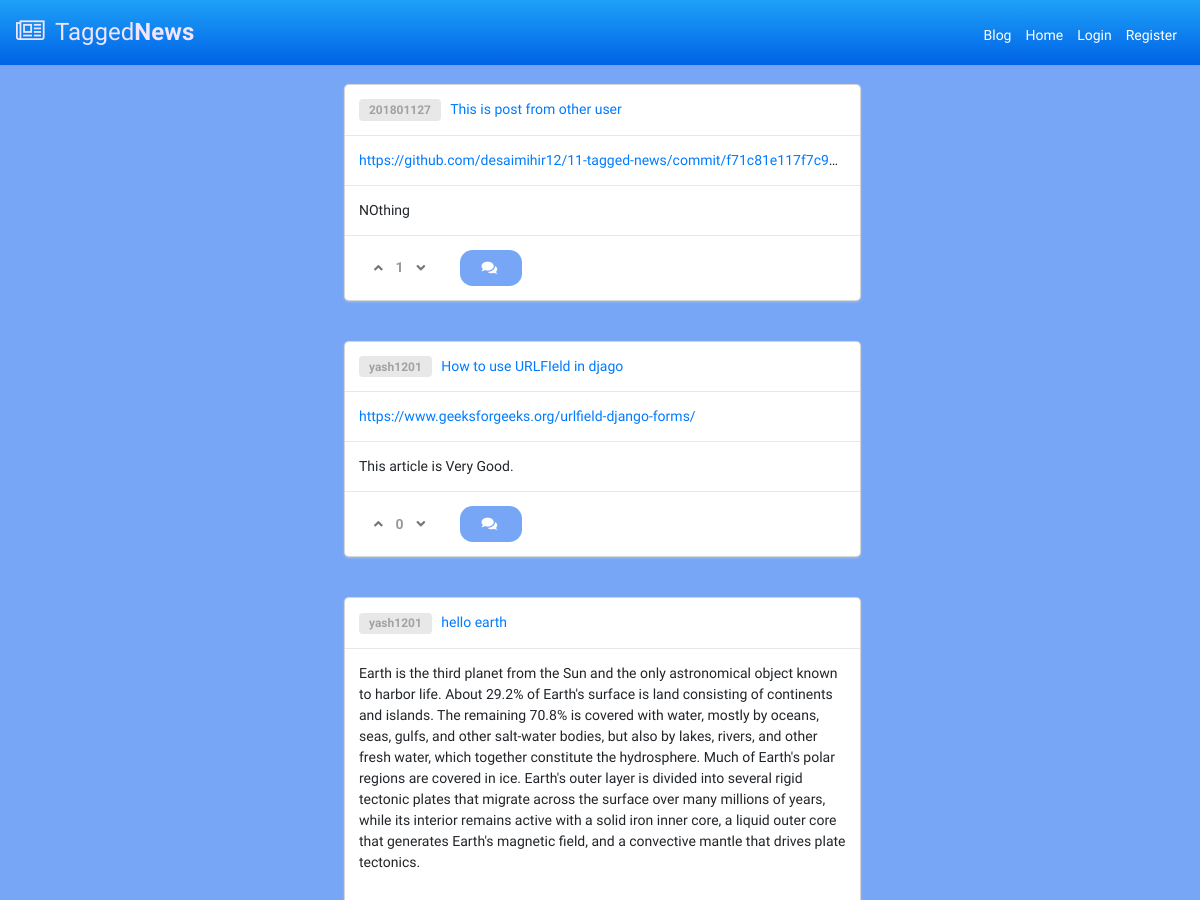
/blog/ (upper part), run on an earlier commit of the app's database.
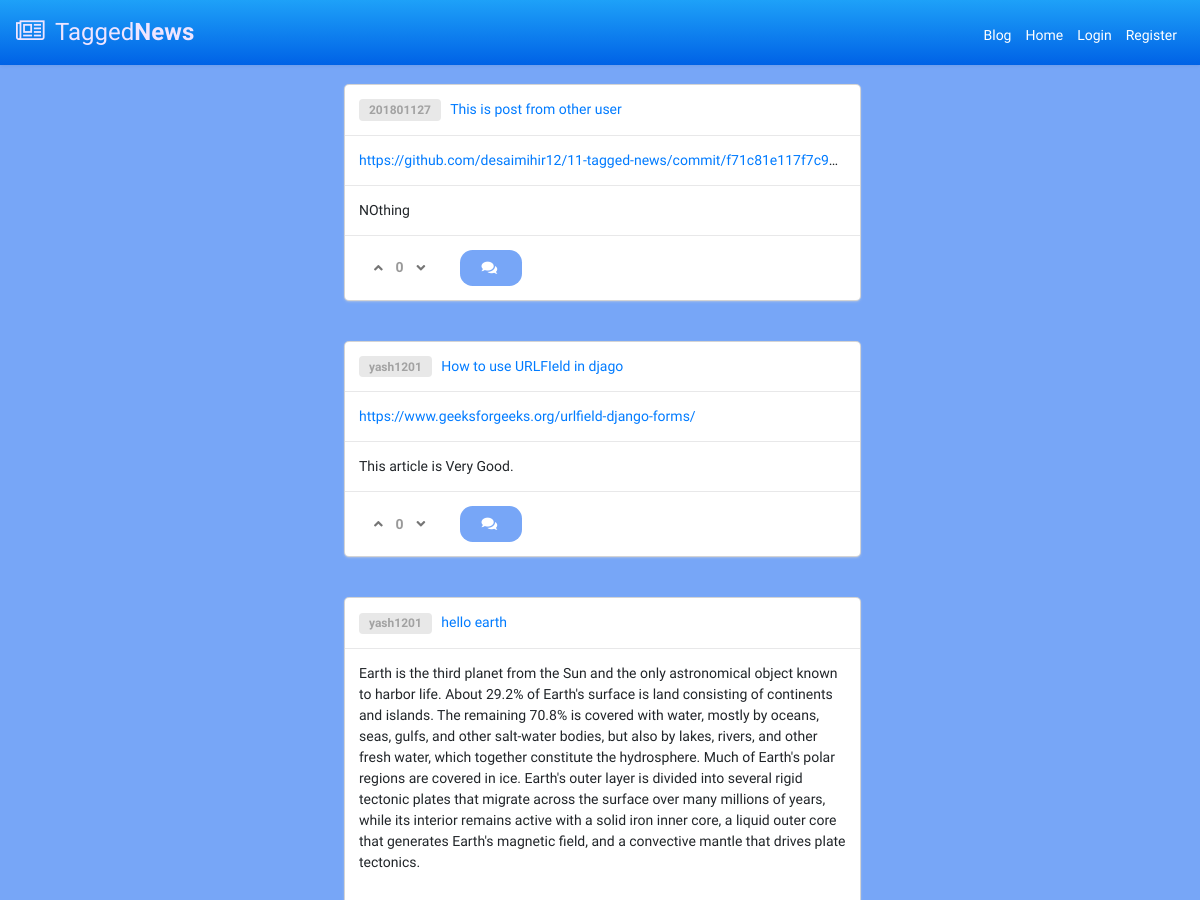
And on a later commit of the database.
### blog/models.py (models this page shows, shortened)
class BlogPost(models.Model):
    title               = models.CharField(max_length=50, null=False, blank=False)
    body                = models.TextField(max_length=5000, null=False, blank=False)
    image               = models.ImageField(upload_to=upload_location, null=False, blank=True, default=None)
    date_published      = models.DateTimeField(auto_now_add=True, verbose_name="date_publishd")
    date_updated        = models.DateTimeField(auto_now=True, verbose_name="date_updated")
    author              = models.ForeignKey(settings.AUTH_USER_MODEL, on_delete=models.CASCADE)
    slug                = models.SlugField(blank=True, unique=True)
    upvote              = models.IntegerField(default=0)
    downvote            = models.IntegerField(default=0)
    form_url            = models.URLField(max_length=250, blank=True)
    def count_vote(self):
        return self.upvote-self.downvote

### account/models.py (models this page shows, shortened)
class Account(AbstractBaseUser, PermissionsMixin):
    email                       = models.EmailField(verbose_name="email", max_length=60, unique=True)
    username                    = models.CharField(max_length=30, unique=True)
    avatar                      = models.ImageField(upload_to=upload_location,default='avatar/default.png', blank=False)
    date_joined                 = models.DateTimeField(verbose_name='date joined', auto_now_add=True)
    last_login                  = models.DateTimeField(verbose_name='last login', auto_now=True)
    is_admin                    = models.BooleanField(default=False)
    is_active                   = models.BooleanField(default=True)
    is_staff                    = models.BooleanField(default=False)
    is_superuser                = models.BooleanField(default=False)
    USERNAME_FIELD = 'email'
    REQUIRED_FIELDS = ['username',]
    objects = MyAccountManager()

### blog/views.py (the view, shortened to what this page needs)
# urls.py: path('blog/', post_view, name="blog"),
def post_view(request):
	qs = blog.objects.all().order_by('-date_updated',)
	context = {
	 'qs' : qs,
	}
	newcontext = {}
	newcontext['qs'] = []
	if not request.user.is_authenticated:
		for posts in qs:
			obj = {}
			obj['post'] = posts
			obj['liked'] = False
			obj['type'] = False
			newcontext['qs'].append(obj)
	return render(request, 'blog/main.html', newcontext)

### blog/templates/blog/main.html (shortened to what this page needs)
{% extends 'base.html' %}
{% load static %}
{% block content %}
<body>
<div class="all_posts">
	<div class="ui grid">
		{% for obj in qs%}
		<div class = "row">
			<div class = "ten wide column">
				<div class="ui fluid card">
					<div class="content">
						<a class="item">
						    <div class="ui horizontal label">
								<a href="{% url 'profile' obj.post.author.username %}">{{obj.post.author.username}}</a>
							</div>
							<a href="{% url 'blog:detail' obj.post.slug %}" style="text-decoration: none">{{obj.post.title}}</a>
						</a>
					</div>
					{% if obj.post.form_url %}
					<div class="content">
						<div class="form_url">
							<a href="{{obj.post.form_url}}">{{obj.post.form_url}}</a>
						</div>
					</div>
					{% endif %}
					<div class="content">
						{{obj.post.body}}
					</div>
					<div class="content">
						<div class="all-buttons">
							<div class="ui buttons" id="vote">
							<form action="{% url 'blog:post_like' pk=obj.post.pk option='U' %}" method="POST">
								<div type="submit", name="post_id", value="{{obj.post.id}}">
									{% if not obj.liked %}
										<button class="ui icon button">
											<i class="angle up icon"></i>
									  	</button>
									{% elif obj.type %}
										<button class="ui icon button">
											<i class="angle double up icon"></i>
									  	</button>
									{% else %}
										<button class="ui icon button">
											<i class="angle up icon"></i>
									  	</button>
									{% endif %}
									</div>
							</form>
							<div class="ui buttons" id="vote">
								<div class="or" data-text={{obj.post.count_vote}}></div>
							</div>
							<form action="{% url 'blog:post_like' pk=obj.post.pk option='D' %}" method="POST">
								<div type="submit", name="post_id", value="{{obj.post.id}}">
								{% if not obj.liked %}
									<button class="ui icon button">
										<i class="angle down icon"></i>
								  	</button>
								{% elif not obj.type %}
									<button class="ui icon button">
									<i class="angle double down icon"></i>
								  </button>
								{% else %}
									<button class="ui icon button">
										<i class="angle down icon"></i>
								  	</button>
								{% endif %}
								</div>
							</form>
							<a href="{% url 'blog:detail' obj.post.slug %}" class="ui vertical animated button" tabindex="0">
								<div class="visible content">
									<i class="comments icon"></i>
								</div>
							</a>
						</div>
					</div>
				</div>
			</div>
		</div>
	</div>
	{% endfor %}
</div>
</body>
{% endblock content %}

What changed in the data, as far as the page shows it:
changed BlogPost "This is post from other user": downvote 0 → 1 (drawn)
